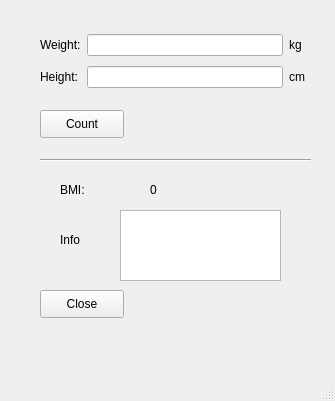
<?xml version="1.0" encoding="UTF-8"?>
<ui version="4.0">
 <class>MainWindow</class>
 <widget class="QMainWindow" name="MainWindow">
  <property name="geometry">
   <rect>
    <x>0</x>
    <y>0</y>
    <width>335</width>
    <height>401</height>
   </rect>
  </property>
  <property name="windowTitle">
   <string>MainWindow</string>
  </property>
  <widget class="QWidget" name="centralwidget">
   <widget class="QPushButton" name="countButton">
    <property name="geometry">
     <rect>
      <x>40</x>
      <y>110</y>
      <width>84</width>
      <height>28</height>
     </rect>
    </property>
    <property name="text">
     <string>Count</string>
    </property>
   </widget>
   <widget class="Line" name="line">
    <property name="geometry">
     <rect>
      <x>40</x>
      <y>150</y>
      <width>271</width>
      <height>20</height>
     </rect>
    </property>
    <property name="orientation">
     <enum>Qt::Horizontal</enum>
    </property>
   </widget>
   <widget class="QLabel" name="label_5">
    <property name="geometry">
     <rect>
      <x>60</x>
      <y>180</y>
      <width>63</width>
      <height>20</height>
     </rect>
    </property>
    <property name="text">
     <string>BMI:</string>
    </property>
   </widget>
   <widget class="QLabel" name="resultLabel">
    <property name="geometry">
     <rect>
      <x>150</x>
      <y>180</y>
      <width>121</width>
      <height>20</height>
     </rect>
    </property>
    <property name="text">
     <string>0</string>
    </property>
   </widget>
   <widget class="QLabel" name="label_7">
    <property name="geometry">
     <rect>
      <x>60</x>
      <y>230</y>
      <width>63</width>
      <height>20</height>
     </rect>
    </property>
    <property name="text">
     <string>Info</string>
    </property>
   </widget>
   <widget class="QPushButton" name="closeButton">
    <property name="geometry">
     <rect>
      <x>40</x>
      <y>290</y>
      <width>84</width>
      <height>28</height>
     </rect>
    </property>
    <property name="text">
     <string>Close</string>
    </property>
   </widget>
   <widget class="QTextBrowser" name="infoTextBrowser">
    <property name="geometry">
     <rect>
      <x>120</x>
      <y>210</y>
      <width>161</width>
      <height>71</height>
     </rect>
    </property>
   </widget>
   <widget class="QWidget" name="">
    <property name="geometry">
     <rect>
      <x>40</x>
      <y>30</y>
      <width>265</width>
      <height>64</height>
     </rect>
    </property>
    <layout class="QGridLayout" name="gridLayout">
     <item row="0" column="1">
      <widget class="QLineEdit" name="weightLineEdit"/>
     </item>
     <item row="0" column="0">
      <widget class="QLabel" name="label">
       <property name="text">
        <string>Weight:</string>
       </property>
      </widget>
     </item>
     <item row="0" column="2">
      <widget class="QLabel" name="label_3">
       <property name="text">
        <string>kg</string>
       </property>
      </widget>
     </item>
     <item row="1" column="0">
      <widget class="QLabel" name="label_2">
       <property name="text">
        <string>Height:</string>
       </property>
      </widget>
     </item>
     <item row="1" column="2">
      <widget class="QLabel" name="label_4">
       <property name="text">
        <string>cm</string>
       </property>
      </widget>
     </item>
     <item row="1" column="1">
      <widget class="QLineEdit" name="heightLineEdit"/>
     </item>
    </layout>
   </widget>
  </widget>
  <widget class="QMenuBar" name="menubar">
   <property name="geometry">
    <rect>
     <x>0</x>
     <y>0</y>
     <width>335</width>
     <height>25</height>
    </rect>
   </property>
  </widget>
  <widget class="QStatusBar" name="statusbar"/>
 </widget>
 <resources/>
 <connections/>
</ui>
